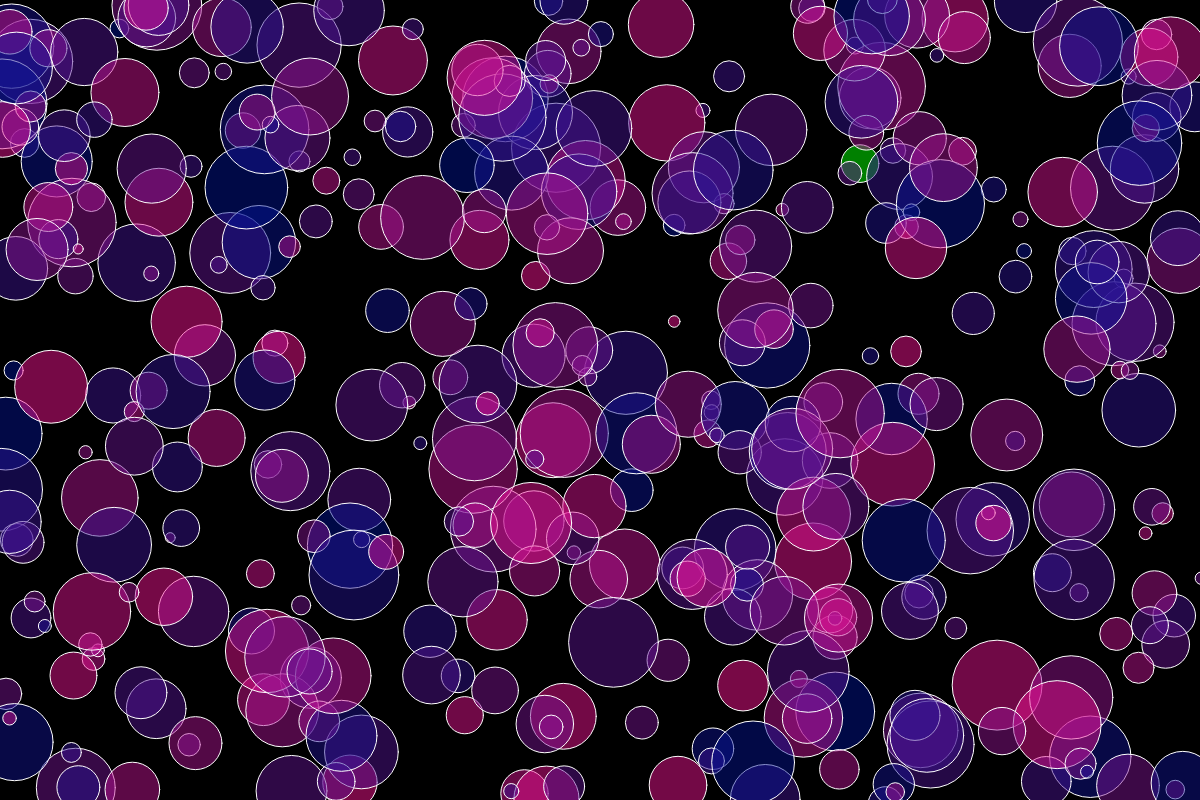
Frame 1 (no input)
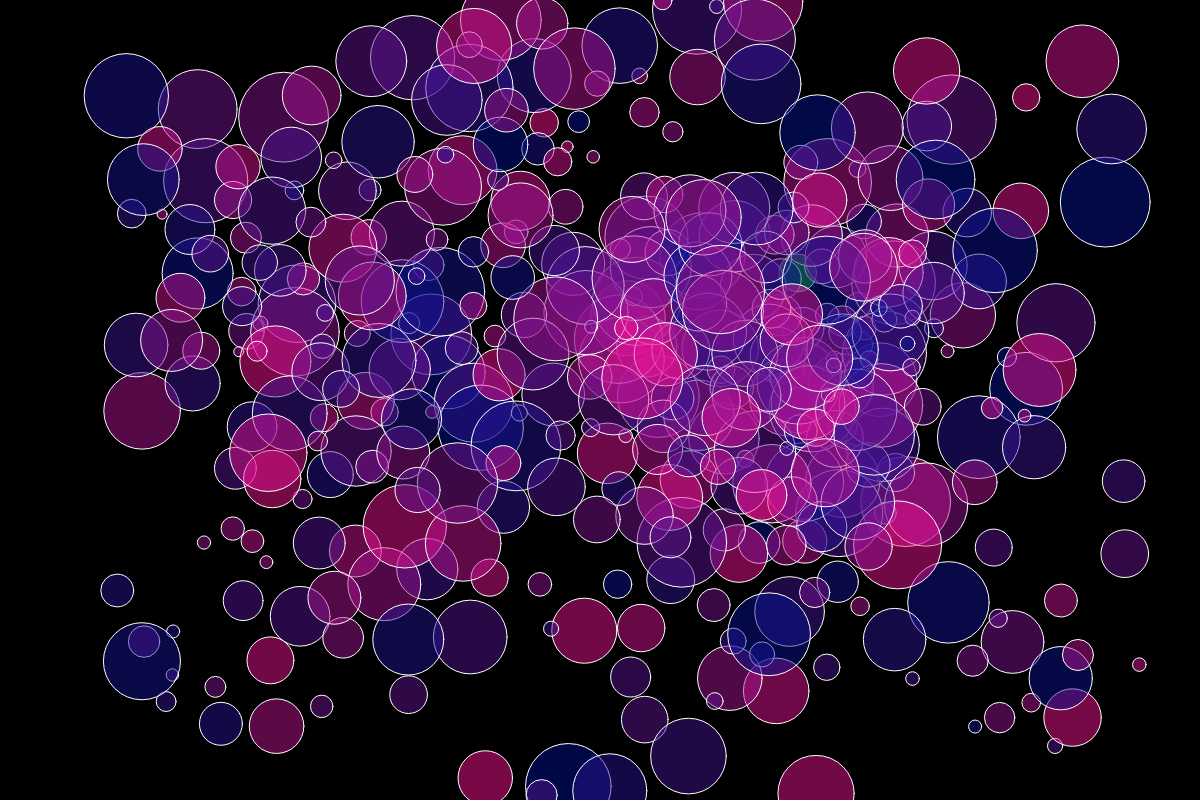
Frame 60 (no input)
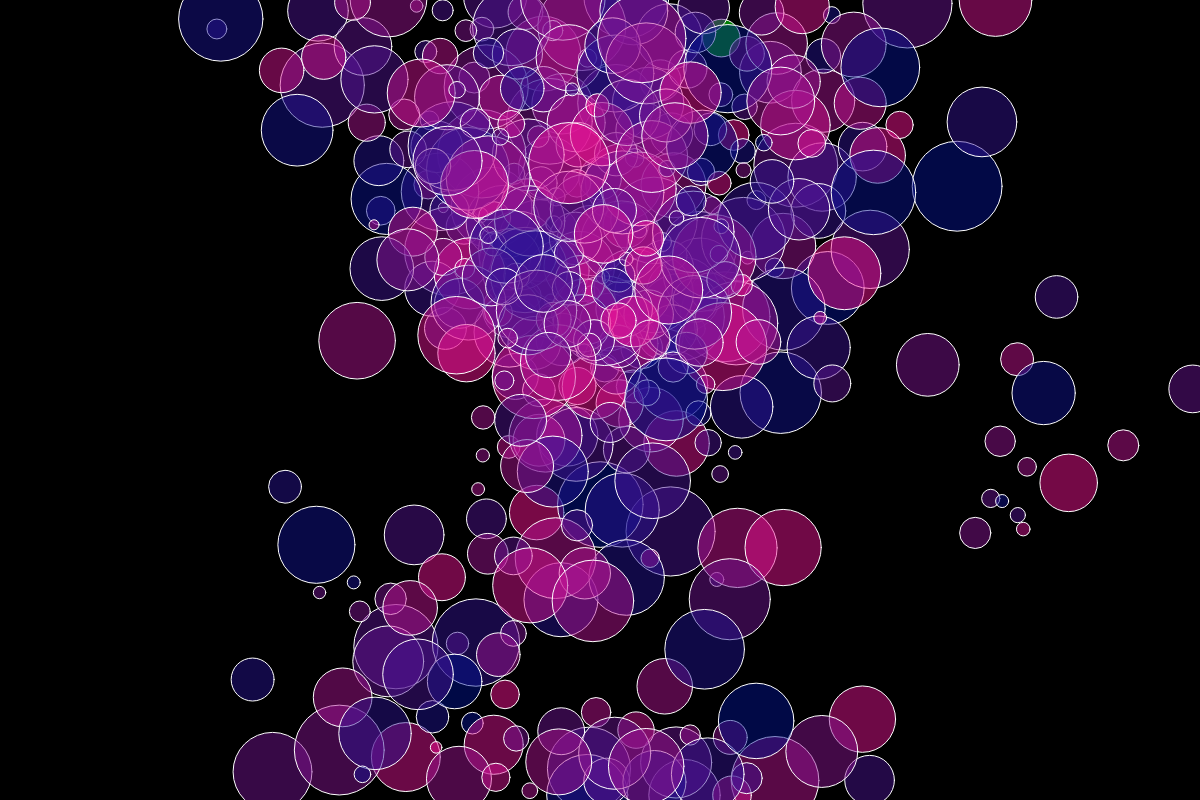
Frame 120 (the mouse pressed at the canvas centre since frame 60)

The p5.js sketch that drew these frames (run headless with seeded random() and noise() and a simulated clock; from frame 60 on, the mouse is pressed at the canvas centre):

// p5.js sketch
// ── sketch.js
// alignment, cohesion, seperation


// action
// steering = desired velocity - velocity
// locomotion
let alignSlider, cohesionSlider, separationSlider
let flock


function setup(){
    createCanvas(1200, 800)

    alignSlider = createSlider(0, 2, 1.5, 0.1);
    cohesionSlider = createSlider(0, 2, 1, 0.1);
    separationSlider = createSlider(0, 2, 2, 0.1);

    flock = Array.from({ length: 400}, (el, idx) => {
        return  new Boid(idx)
    })
}

function draw(){
    background(0)
    flock.forEach(boid => {
        boid.checkEdges()
        boid.flock(flock)
        boid.update()
        boid.render()
    })


    
}
// ── Boid.js
class Boid {
    constructor(idx){
        this.id = idx
        this.position = createVector(random(width), random(height))
        this.velocity = p5.Vector.random2D()
        this.velocity.setMag(random(2,4))
        this.acceleration = createVector(0,0)
        this.maxForce = 0.2
        this.maxSpeed = 5
        this.r = random(10,90)
        this.col = [random(255), 20, 150, 120]
        this.wanderTheta = 0
    }

    checkEdges(){
        if(this.position.x < 0){
            this.position.x = width

        } else if(this.position.x > width){
            this.position.x = 0

        }
        if(this.position.y < 0){
            this.position.y = height

        }else if(this.position.y > height){
            this.position.y = 0

        }
    }

    addForce(f){
        this.acceleration.add(f)
    }



    cohesion(boids){
        let comeTogetherForce = createVector(0,0)
        let perceptionRadius = this.r * 4
        let totalGoodVibe = 0

        boids.forEach( boid => {
            let d = p5.Vector.dist(this.position, boid.position)
            if(boid != this && d < perceptionRadius){
                comeTogetherForce.add(boid.position)
                totalGoodVibe++
            }
        })
        if(totalGoodVibe > 0){
            // get the average force by dividing by the number of influencers
            comeTogetherForce.div(totalGoodVibe)
            comeTogetherForce.sub(this.position)
            comeTogetherForce.setMag(this.maxSpeed)
            comeTogetherForce.sub(this.velocity)
            comeTogetherForce.limit(this.maxForce)
        }
        return comeTogetherForce
    }

    align(boids){
        let alignmentForce = createVector(0,0)
        let perceptionRadius = this.r * 2
        let totalFOMO = 0

        boids.forEach( boid => {
            let d = p5.Vector.dist(this.position, boid.position)
            if(boid != this && d < perceptionRadius){
                alignmentForce.add(boid.velocity)
                totalFOMO++
            }
        })

        if(totalFOMO > 0){
             // get the average force by dividing by the number of influencers
            alignmentForce.div(totalFOMO)
            alignmentForce.setMag(this.maxSpeed)
            alignmentForce.sub(this.velocity)
            alignmentForce.limit(this.maxForce)
        }
        return alignmentForce
    }

    seperate(boids){
        let seperationForce = createVector(0,0)
        let perceptionRadius = this.r * 2
        let totalSeperationAnxiety = 0
        boids.forEach((boid, idx) => {
            // check each boid to see if it's too close and if necessary, move away
            let d = p5.Vector.dist(this.position, boid.position)
            //if(boid.id === 0 && boid != this && d < perceptionRadius){
            if(boid != this && d < perceptionRadius){
                //console.log(d)
                // get the difference between the positions
                let diff = p5.Vector.sub(this.position, boid.position)
                // 
                diff.div(d * d)
                seperationForce.add(diff)
                totalSeperationAnxiety++
            } 
        })
        if(totalSeperationAnxiety > 0){
             // get the average force by dividing by the number of influencers
            seperationForce.div(totalSeperationAnxiety)
            seperationForce.setMag(this.maxSpeed)
            seperationForce.sub(this.velocity)
            seperationForce.limit(this.maxForce)
        }

        return seperationForce
    }

    wander(){
        let displaceRange = 10
        this.wanderTheta += random(-displaceRange, displaceRange)
        let wanderRadius = 500
        let lookAhead = this.velocity.copy().setMag(50)
        lookAhead.add(this.pos)
        let theta = this.wanderTheta + this.velocity.heading()
        let wanderX = lookAhead.x + cos(theta) * wanderRadius/2
        let wanderY = lookAhead.y + sin(theta) * wanderRadius/2
        let wanderPoint = createVector(wanderX, wanderY)
        let wanderLust = wanderPoint.sub(this.position)
        return wanderLust
    }

    flock(boids){
        // seperate the boids from each other
        let seperation = this.seperate(boids)
        let alignment = this.align(boids)
        let cohesion = this.cohesion(boids)
        
        this.addForce(seperation.mult(1.9))
        this.addForce(alignment.mult(1.5))
        this.addForce(cohesion.mult(1))

        if(this.id < 30){
            if(random(1000) > 990){
                let wander = this.wander()
                this.addForce(wander.mult(30))
            }

        }

        // if(random(1000) > 900){
        //     let wander = this.wander()
        //     this.addForce(wander.mult(10))
        // }

    }


    update() {
        this.position.add(this.velocity);
        this.velocity.add(this.acceleration);
        this.velocity.limit(this.maxSpeed);
        this.acceleration.mult(0);
      }

    render(){
        stroke(255);
        strokeWeight(1);
        //point(this.position.x, this.position.y);
        if(this.id === 0){
            fill('green')
        } else {
            fill(this.col)
        }
        
        ellipse(this.position.x, this.position.y, this.r)
    }
}
